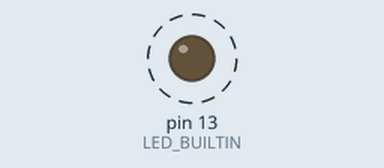
Recording of a sketch running on a simulated Arduino Uno, built with avr-gcc and run on an emulated ATmega328P. On the bench: output pins drawn as LEDs (lit = HIGH). Dashed ring = blinking.

Above: at 0.2 s.
Timing chart, 0 to 3.0 s (numbered marks = the images above):
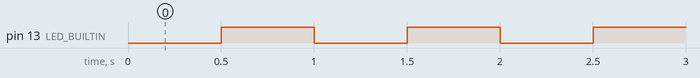

Measured:
- by itself, pin 13 (LED_BUILTIN): alternates HIGH for 0.50 s and LOW for 0.50 s

The sketch:

sketch_feb09a.ino
```cpp
/**
 * fa lampeggiare il led a bordo della scheda in modalità non bloccante
 *
 * questo è il modo corretto di far lampeggiare un led, in quanto non blocca il ciclo principale;
 * si noti che il valore di millis() riparte ogni circa 50 giorni per via del limite della dimensione
 * delle variabili long, quindi questo è il modo corretto per valutare il tempo trascorso:
 *
 * if( ( millis() - tempo ) > DELAY ) { ... }
 *
 * e non:
 *
 * if( millis() > ( tempo + DELAY ) ) { ... }
 *
 * vedi anche:
 * - https://www.youtube.com/watch?v=XWB0Sj2Hzps
 * - https://www.youtube.com/watch?v=3gIvhr1Q2jI
 *
 */

// definizione costanti
#define DELAY 500

// dichiarazione variabili
unsigned long tempo;

// setup dell'ambiente
void setup() {

  // setto il pin del led a bordo scheda come output
  pinMode(LED_BUILTIN, OUTPUT);

  // salvo il tempo del setup
  tempo = millis();

}

// ciclo principale del programma
void loop() {

  // se tempo corrente meno tempo salvato è maggiore di DELAY
  if( ( millis() - tempo ) >= DELAY ) {

    // scrivo su LED_BUILTIN il contrario di quello che leggo da LED_BUILTIN
    digitalWrite(LED_BUILTIN, !digitalRead(LED_BUILTIN));

    // aggiorno il tempo trascorso
    tempo = millis();

  }

}
```
